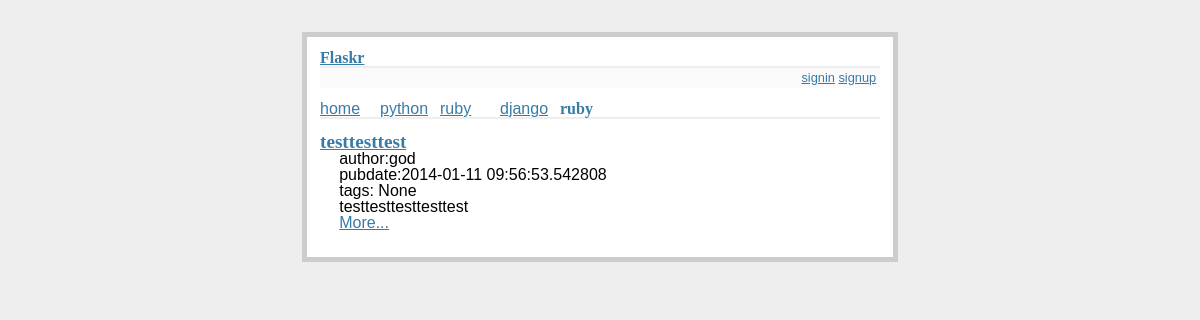
Page /list/ruby on the committed database.
### app/models.py (models this page shows, shortened)
class Category(db.Model):
    id = db.Column(db.Integer, primary_key=True)
    name = db.Column(db.String(50))

class Post(db.Model):
    id = db.Column(db.Integer, primary_key=True)
    title = db.Column(db.String(80))
    body = db.Column(db.Text)
    pub_date = db.Column(db.DateTime)
    category_id = db.Column(db.Integer, db.ForeignKey('category.id'))
    category = db.relationship(
        'Category', backref=db.backref('posts', lazy='dynamic'))
    user_id = db.Column(db.Integer, db.ForeignKey('user.id'))
    user = db.relationship(
        'User', backref=db.backref('users', lazy='dynamic'))
    tags = db.relationship('Tag', secondary=tag_post,
                           backref=db.backref('tags', lazy='dynamic'))

class User(db.Model):
    id = db.Column(db.Integer, primary_key=True)
    nickname = db.Column(db.String(60), index=True, unique=True)
    email = db.Column(db.String(120), index=True, unique=True)
    password = db.Column(db.String(40), index=True, unique=True)
    role = db.Column(db.SmallInteger, default=ROLE_USER)

### app/views.py (the view)
@app.route('/list/<name>')
def list(name):
    categories = Category.query.filter().all()
    for i in categories:
        if i.name == name:
            category = i
            break
    posts = Post.query.filter_by(category=category).order_by(Post.pub_date.desc()).all()
    return render_template('list.html', categories=categories, category=category, posts=posts)

### app/templates/list.html
{% extends "base.html" %}
{% block content %}
  <h1>{{ category.name }}</h1>
  <ul class=entries>
  {% for post in posts %}
    <li>
      <h2><a href="{{ url_for('detail', id=post.id) }}">{{ post.title }}</a></h2>
      <span>
        author:{{ post.user.nickname }}<br />
        pubdate:{{ post.pub_date }}<br />
        tags:
        {% if post.tags %}
          {% for tag in post.tags %}
          <em>{{ tag.content }}</em>
          {% endfor %}
        {% else %}
          None
        {% endif %}
      </span>
      <div>
        {{ post.body|safe }}
      </div>
      <a href="{{ url_for('detail', id=post.id) }}">More...</a>
    </li>
  {% else %}
    <li><em>Unbelievable.  No entries here so far</em></li>
  {% endfor %}
  </ul>
{% endblock %}

### app/templates/base.html (shortened to what this page needs)
<!doctype html>
<html>
  <head>
    <link rel=stylesheet type=text/css href="{{ url_for('static', filename='reset.css') }}">
    <link rel=stylesheet type=text/css href="{{ url_for('static', filename='style.css') }}">
  </head>
  <body>
    <div class=page>
      <h1><a href="{{ url_for('index') }}">Flaskr</a></h1>
      <div class=metanav>
        <div>
          {% if current_user.is_authenticated() %}
            {% if current_user and current_user.role == 1%}
            <a href="{{ url_for('signout') }}">admin</a>
            <a href="{{ url_for('post') }}">post</a>
            {% endif %}
            <a href="{{ url_for('signout') }}">signout</a>
          {% else %}
            <a href="{{ url_for('signin') }}">signin</a>
            <a href="{{ url_for('signup') }}">signup</a>
          {% endif %}
        </div>
      </div>
        {% if categories %}
         <div id="nav">
          <ul>
            <li><a href="{{ url_for('index') }}">home</a>
            {% for category in categories %}
            <li><a href="{{ url_for('list', name=category.name) }}">{{ category.name }}</a></li>
            {% endfor %}
          </ul>
        </div>
        {% endif %}
        {% block content %}{% endblock %}
    </div>
  </body>
</html>

### app/static/style.css (style rules this page uses)
body { font-family: sans-serif; background: #eee; }
a, h1, h2 { color: #377BA8; }
h1, h2 { font-family: 'Georgia', serif; margin: 0; }
h1 { border-bottom: 2px solid #eee; }
h2 { font-size: 1.2em; }
.page { margin: 2em auto; width: 35em; border: 5px solid #ccc; padding: 0.8em; background: white; }
.entries { list-style: none; margin: 0; padding: 0; }
.entries li { margin: 0.8em 1.2em; }
.entries li h2 { margin-left: -1em; }
.metanav { text-align: right; font-size: 0.8em; padding: 0.3em; margin-bottom: 1em; background: #fafafa; }
#nav ul li { float: left; list-style: none; width: 60px; }

### rows in the picture
Category: name "python"
Category: name "ruby"
Category: name "django"
Post: title "testtesttest", user.nickname "god", pub_date "2014-01-11 09:56:53.542808", body "testtesttesttesttest"
